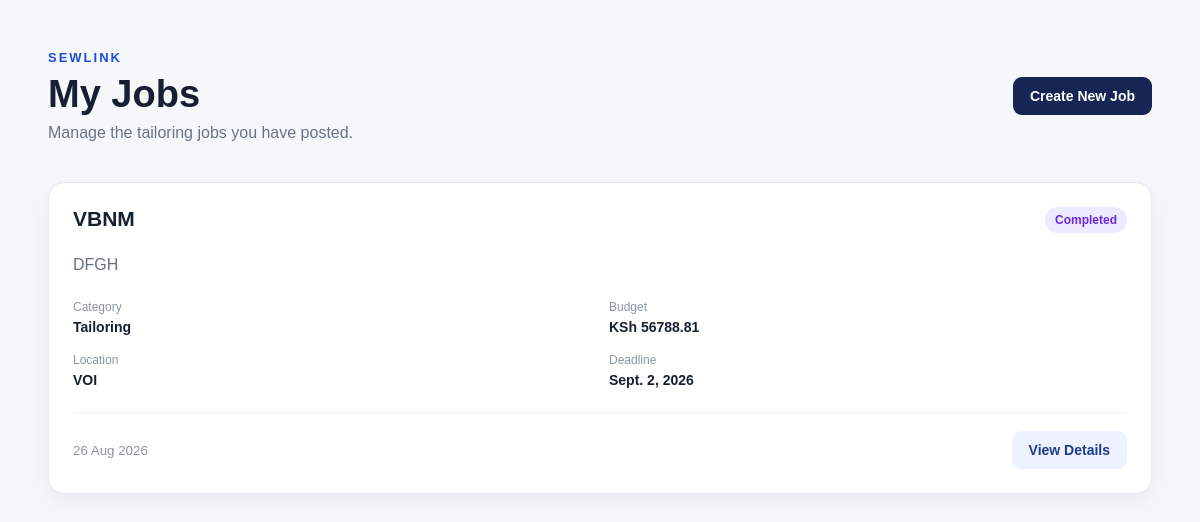
Page /jobs/ (signed in) on the earlier database version.
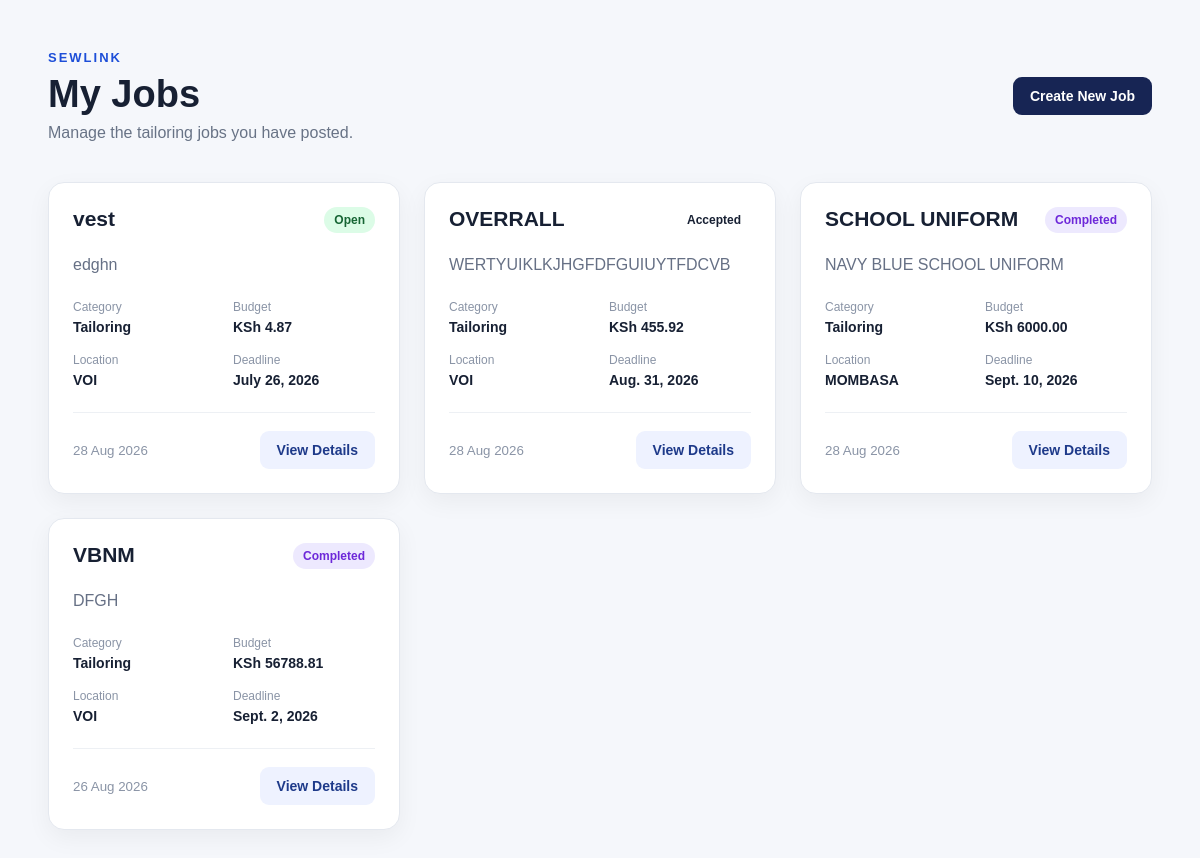
Same page on the later database version.
### JobApp/models.py (models this page shows, shortened)
class Job(models.Model):
    CATEGORY_CHOICES = [
        ('tailoring', 'Tailoring'),
        ('alteration', 'Clothing Alteration'),
        ('repair', 'Clothing Repair'),
        ('embroidery', 'Embroidery'),
        ('design', 'Clothing Design'),
        ('other', 'Other'),
    ]
    STATUS_CHOICES = [
        ('open', 'Open'),
        ('pending', 'Pending'),
        ('accepted', 'Accepted'),
        ('rejected', 'Rejected'),
        ('in_progress', 'In Progress'),
        ('completed', 'Completed'),
        ('cancelled', 'Cancelled'),
    ]
    customer = models.ForeignKey(
        CustomerProfile,
        on_delete=models.CASCADE,
        related_name='jobs'
    )
    tailor = models.ForeignKey(
        TailorProfile,
        on_delete=models.SET_NULL,
        null=True,
        blank=True,
        related_name='jobs'
    )
    service = models.ForeignKey(
        Service,
        on_delete=models.SET_NULL,
        null=True,
        blank=True,
        related_name='jobs'
    )
    title = models.CharField(max_length=200)
    description = models.TextField()
    category = models.CharField(
        max_length=30,
        choices=CATEGORY_CHOICES,
        default='tailoring'
    )
    budget = models.DecimalField(
        max_digits=10,
        decimal_places=2,
        null=True,
        blank=True
    )
    agreed_price = models.DecimalField(
        max_digits=10,
        decimal_places=2,
        null=True,
        blank=True
    )
    deadline = models.DateField(
        null=True,
        blank=True
    )
    requested_date = models.DateField(
        null=True,
        blank=True
    )
    location = models.CharField(
        max_length=150
    )
    reference_image = models.ImageField(
        upload_to='job_references/',
        blank=True,
        null=True
    )
    status = models.CharField(
        max_length=20,
        choices=STATUS_CHOICES,
        default='open'
    )
    created_at = models.DateTimeField(
        auto_now_add=True
    )
    updated_at = models.DateTimeField(
        auto_now=True
    )

### JobApp/views.py (the view)
# urls.py: path('', views.job_list, name='job_list'),
@login_required
def job_list(request):
    customer = get_object_or_404(CustomerProfile, user=request.user)
    jobs = Job.objects.filter(customer=customer).order_by('-created_at')
    return render(request, 'JobApp/job_list.html', {
        'customer': customer,
        'jobs': jobs,
    })

### JobApp/templates/JobApp/job_list.html (shortened to what this page needs)
{% load static %}
<!DOCTYPE html>
<html lang="en">
<head>
    <link rel="stylesheet" href="{% static 'css/JobApp/job_list.css' %}">
</head>
<body>
    <main class="jobs-container">
        <header class="page-header">
            <div>
                <p class="eyebrow">SEWLINK</p>
                <h1>My Jobs</h1>
                <p class="subtitle">Manage the tailoring jobs you have posted.</p>
            </div>
            <a href="{% url 'JobApp:job_create' %}" class="btn btn-primary">
                Create New Job
            </a>
        </header>
        {% if jobs %}
            <section class="jobs-grid">
                {% for job in jobs %}
                    <article class="job-card">
                        <div class="job-card-header">
                            <h2>{{ job.title }}</h2>
                            <span class="status status-{{ job.status }}">
                                {{ job.get_status_display }}
                            </span>
                        </div>
                        <p class="job-description">
                            {{ job.description|truncatewords:25 }}
                        </p>
                        <div class="job-info">
                            <div>
                                <span>Category</span>
                                <strong>{{ job.get_category_display }}</strong>
                            </div>
                            <div>
                                <span>Budget</span>
                                <strong>
                                    {% if job.budget %}
                                        KSh {{ job.budget }}
                                    {% else %}
                                        Negotiable
                                    {% endif %}
                                </strong>
                            </div>
                            <div>
                                <span>Location</span>
                                <strong>{{ job.location }}</strong>
                            </div>
                            <div>
                                <span>Deadline</span>
                                <strong>{{ job.deadline|default:"Not specified" }}</strong>
                            </div>
                        </div>
                        <div class="job-card-footer">
                            <small>{{ job.created_at|date:"d M Y" }}</small>
                            <a href="{% url 'JobApp:job_detail' job.pk %}" class="btn btn-secondary">
                                View Details
                            </a>
                        </div>
                    </article>
                {% endfor %}
            </section>
        {% endif %}
    </main>
</body>
</html>

### static/css/job_list.css (style rules this page uses)
* { box-sizing: border-box; margin: 0; padding: 0; }
body { font-family: Arial, sans-serif; background: #f5f7fb; color: #172033; }
.jobs-container { width: min(1200px, 92%); margin: 0 auto; padding: 50px 0; }
.page-header { display: flex; justify-content: space-between; align-items: center; gap: 30px; margin-bottom: 40px; }
.eyebrow { color: #1d4ed8; font-size: 13px; font-weight: 700; letter-spacing: 2px; margin-bottom: 8px; }
.page-header h1 { font-size: 38px; margin-bottom: 8px; }
.subtitle { color: #687386; }
.jobs-grid { display: grid; grid-template-columns: repeat(auto-fit, minmax(320px, 1fr)); gap: 24px; }
.job-card { background: white; border: 1px solid #e4e8ef; border-radius: 16px; padding: 24px; box-shadow: 0 8px 25px rgba(0, 0, 0, 0.05); }
.job-card-header { display: flex; justify-content: space-between; align-items: flex-start; gap: 15px; margin-bottom: 18px; }
.job-card h2 { font-size: 21px; }
.status { padding: 6px 10px; border-radius: 20px; font-size: 12px; font-weight: 700; white-space: nowrap; }
.status-open { background: #dcfce7; color: #166534; }
.status-completed { background: #ede9fe; color: #6d28d9; }
.job-description { color: #667085; line-height: 1.7; margin-bottom: 22px; }
.job-info { display: grid; grid-template-columns: 1fr 1fr; gap: 18px; margin-bottom: 24px; }
.job-info div { display: flex; flex-direction: column; gap: 5px; }
.job-info span { color: #8a94a6; font-size: 12px; }
.job-info strong { font-size: 14px; }
.job-card-footer { display: flex; justify-content: space-between; align-items: center; border-top: 1px solid #edf0f4; padding-top: 18px; }
.job-card-footer small { color: #8a94a6; }
.btn { display: inline-block; text-decoration: none; border: none; cursor: pointer; border-radius: 9px; padding: 11px 17px; font-weight: 600; font-size: 14px; }
.btn-primary { background: #172554; color: white; }
.btn-secondary { background: #eef2ff; color: #1e3a8a; }

Differences in the rows shown:
added Job: title "vest", status "Open", description "edghn", category "Tailoring", budget "4.87", location "VOI", deadline "July 26, 2026", created_at "28 Aug 2026"
added Job: title "OVERRALL", status "Accepted", description "WERTYUIKLKJHGFDFGUIUYTFDCVB", category "Tailoring", budget "455.92", location "VOI", deadline "Aug. 31, 2026", created_at "28 Aug 2026"
added Job: title "SCHOOL UNIFORM", status "Completed", description "NAVY BLUE SCHOOL UNIFORM", category "Tailoring", budget "6000.00", location "MOMBASA", deadline "Sept. 10, 2026", created_at "28 Aug 2026"
